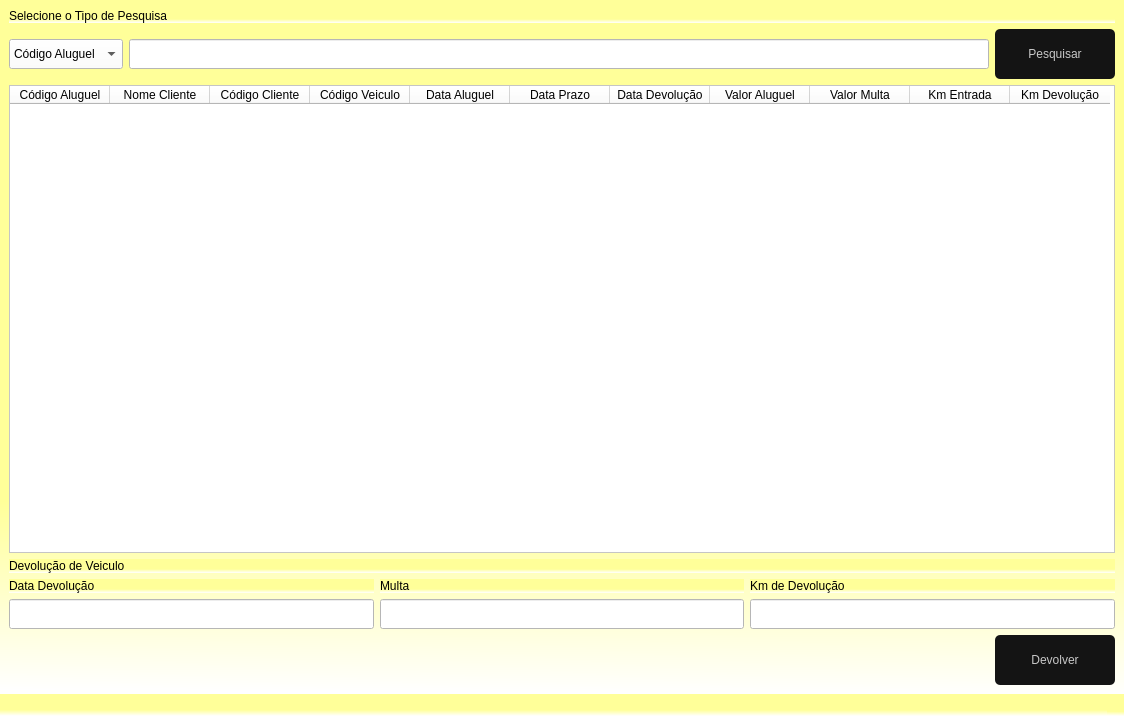
<?xml version="1.0" encoding="UTF-8"?>
<ui version="4.0">
 <class>FrmPesqAluguel</class>
 <widget class="QMainWindow" name="FrmPesqAluguel">
  <property name="geometry">
   <rect>
    <x>0</x>
    <y>0</y>
    <width>1124</width>
    <height>716</height>
   </rect>
  </property>
  <property name="sizePolicy">
   <sizepolicy hsizetype="Expanding" vsizetype="Expanding">
    <horstretch>0</horstretch>
    <verstretch>0</verstretch>
   </sizepolicy>
  </property>
  <property name="minimumSize">
   <size>
    <width>1124</width>
    <height>716</height>
   </size>
  </property>
  <property name="windowTitle">
   <string>Lista de Alugueis</string>
  </property>
  <property name="windowIcon">
   <iconset>
    <normaloff>../../Imagens/Lista_aluguel_preto.png</normaloff>../../Imagens/Lista_aluguel_preto.png</iconset>
  </property>
  <property name="toolTip">
   <string>&lt;html&gt;&lt;head/&gt;&lt;body&gt;&lt;p&gt;FrmPesqAluguel&lt;/p&gt;&lt;/body&gt;&lt;/html&gt;</string>
  </property>
  <property name="styleSheet">
   <string notr="true">background-color: qlineargradient(spread:pad, x1:0.508, y1:0.727, x2:0.505, y2:1, stop:0 rgba(255, 255, 153, 255), stop:1 rgba(255, 255, 255, 255))</string>
  </property>
  <widget class="QWidget" name="centralwidget">
   <layout class="QGridLayout" name="gridLayout">
    <item row="0" column="0">
     <layout class="QVBoxLayout" name="verticalLayout">
      <item>
       <widget class="QLabel" name="label_5">
        <property name="text">
         <string>Selecione o Tipo de Pesquisa</string>
        </property>
       </widget>
      </item>
      <item>
       <layout class="QHBoxLayout" name="horizontalLayout">
        <item>
         <widget class="QComboBox" name="cbPesquisa">
          <property name="minimumSize">
           <size>
            <width>0</width>
            <height>30</height>
           </size>
          </property>
          <property name="cursor">
           <cursorShape>PointingHandCursor</cursorShape>
          </property>
          <property name="styleSheet">
           <string notr="true">background-color: rgb(255, 255, 255);</string>
          </property>
          <item>
           <property name="text">
            <string>Código Aluguel</string>
           </property>
          </item>
          <item>
           <property name="text">
            <string>Código Cliente</string>
           </property>
          </item>
          <item>
           <property name="text">
            <string>Código Veículo</string>
           </property>
          </item>
          <item>
           <property name="text">
            <string>Nome Cliente</string>
           </property>
          </item>
         </widget>
        </item>
        <item>
         <widget class="QLineEdit" name="edtPesquisa">
          <property name="minimumSize">
           <size>
            <width>0</width>
            <height>30</height>
           </size>
          </property>
          <property name="styleSheet">
           <string notr="true">background-color: rgb(255, 255, 255);</string>
          </property>
         </widget>
        </item>
        <item>
         <widget class="QPushButton" name="btnPesquisa">
          <property name="minimumSize">
           <size>
            <width>120</width>
            <height>50</height>
           </size>
          </property>
          <property name="cursor">
           <cursorShape>PointingHandCursor</cursorShape>
          </property>
          <property name="styleSheet">
           <string notr="true">QPushButton{
border-radius: 5px;
background-color: rgb(20,20,20);
color:rgb(200,200,200);
font: 87 12pt &quot;Arial&quot;;
}

QPushButton:hover{ 
background-color:rgb(0, 0, 0);
color: rbg(200,200,200)
}

QPushButton:pressed{
background-color:rgb(0,0,30);
color:rbg(200,200,200)
}

</string>
          </property>
          <property name="text">
           <string>Pesquisar</string>
          </property>
          <property name="icon">
           <iconset>
            <normaloff>D:/Faculdade/projeto integrador 6/Projeto_Integrador_6-main/Projeto_Integrador_6-main/Imagens/Pesquisar.png</normaloff>D:/Faculdade/projeto integrador 6/Projeto_Integrador_6-main/Projeto_Integrador_6-main/Imagens/Pesquisar.png</iconset>
          </property>
          <property name="iconSize">
           <size>
            <width>30</width>
            <height>30</height>
           </size>
          </property>
         </widget>
        </item>
       </layout>
      </item>
      <item>
       <widget class="QTableWidget" name="tableWidget_2">
        <property name="styleSheet">
         <string notr="true">font: 87 10pt &quot;Arial&quot;;
background-color: rgb(255, 255, 255);
alternate-background-color: rgb(255, 255, 255);</string>
        </property>
        <column>
         <property name="text">
          <string>Código Aluguel</string>
         </property>
         <property name="textAlignment">
          <set>AlignCenter</set>
         </property>
        </column>
        <column>
         <property name="text">
          <string>Nome Cliente</string>
         </property>
         <property name="textAlignment">
          <set>AlignCenter</set>
         </property>
        </column>
        <column>
         <property name="text">
          <string>Código Cliente</string>
         </property>
         <property name="textAlignment">
          <set>AlignCenter</set>
         </property>
        </column>
        <column>
         <property name="text">
          <string>Código Veiculo</string>
         </property>
         <property name="textAlignment">
          <set>AlignCenter</set>
         </property>
        </column>
        <column>
         <property name="text">
          <string>Data Aluguel</string>
         </property>
         <property name="textAlignment">
          <set>AlignCenter</set>
         </property>
        </column>
        <column>
         <property name="text">
          <string>Data Prazo</string>
         </property>
         <property name="textAlignment">
          <set>AlignCenter</set>
         </property>
        </column>
        <column>
         <property name="text">
          <string>Data Devolução</string>
         </property>
         <property name="textAlignment">
          <set>AlignCenter</set>
         </property>
        </column>
        <column>
         <property name="text">
          <string>Valor Aluguel</string>
         </property>
         <property name="textAlignment">
          <set>AlignCenter</set>
         </property>
        </column>
        <column>
         <property name="text">
          <string>Valor Multa</string>
         </property>
         <property name="textAlignment">
          <set>AlignCenter</set>
         </property>
        </column>
        <column>
         <property name="text">
          <string>Km Entrada</string>
         </property>
         <property name="textAlignment">
          <set>AlignCenter</set>
         </property>
        </column>
        <column>
         <property name="text">
          <string>Km Devolução</string>
         </property>
         <property name="textAlignment">
          <set>AlignCenter</set>
         </property>
        </column>
       </widget>
      </item>
     </layout>
    </item>
    <item row="1" column="0">
     <layout class="QVBoxLayout" name="verticalLayout_2">
      <item>
       <widget class="QLabel" name="label_4">
        <property name="text">
         <string>Devolução de Veiculo</string>
        </property>
       </widget>
      </item>
      <item>
       <layout class="QHBoxLayout" name="horizontalLayout_2">
        <item>
         <widget class="QLabel" name="label">
          <property name="sizePolicy">
           <sizepolicy hsizetype="Preferred" vsizetype="Preferred">
            <horstretch>0</horstretch>
            <verstretch>0</verstretch>
           </sizepolicy>
          </property>
          <property name="text">
           <string>Data Devolução</string>
          </property>
         </widget>
        </item>
        <item>
         <widget class="QLabel" name="label_2">
          <property name="text">
           <string>Multa</string>
          </property>
         </widget>
        </item>
        <item>
         <widget class="QLabel" name="label_3">
          <property name="text">
           <string>Km de Devolução</string>
          </property>
         </widget>
        </item>
       </layout>
      </item>
      <item>
       <layout class="QHBoxLayout" name="horizontalLayout_3">
        <item>
         <widget class="QLineEdit" name="edtDevolucao">
          <property name="minimumSize">
           <size>
            <width>0</width>
            <height>30</height>
           </size>
          </property>
          <property name="styleSheet">
           <string notr="true">background-color: rgb(255, 255, 255);</string>
          </property>
         </widget>
        </item>
        <item>
         <widget class="QLineEdit" name="edtMulta">
          <property name="minimumSize">
           <size>
            <width>0</width>
            <height>30</height>
           </size>
          </property>
          <property name="styleSheet">
           <string notr="true">background-color: rgb(255, 255, 255);</string>
          </property>
         </widget>
        </item>
        <item>
         <widget class="QLineEdit" name="edtSaida">
          <property name="minimumSize">
           <size>
            <width>0</width>
            <height>30</height>
           </size>
          </property>
          <property name="styleSheet">
           <string notr="true">background-color: rgb(255, 255, 255);</string>
          </property>
         </widget>
        </item>
       </layout>
      </item>
      <item alignment="Qt::AlignRight">
       <widget class="QPushButton" name="btnDevolver">
        <property name="minimumSize">
         <size>
          <width>120</width>
          <height>50</height>
         </size>
        </property>
        <property name="maximumSize">
         <size>
          <width>120</width>
          <height>50</height>
         </size>
        </property>
        <property name="cursor">
         <cursorShape>PointingHandCursor</cursorShape>
        </property>
        <property name="styleSheet">
         <string notr="true">QPushButton{
border-radius: 5px;
background-color: rgb(20,20,20);
color:rgb(200,200,200);
font: 87 12pt &quot;Arial&quot;;
}

QPushButton:hover{ 
background-color:rgb(0,0, 0);
color: rbg(200,200,200)
}

QPushButton:pressed{
background-color:rgb(0,0,30);
color:rbg(200,200,200)
}
</string>
        </property>
        <property name="text">
         <string>Devolver</string>
        </property>
        <property name="icon">
         <iconset>
          <normaloff>D:/Faculdade/projeto integrador 6/Projeto_Integrador_6-main/Projeto_Integrador_6-main/Imagens/Devolver.png</normaloff>D:/Faculdade/projeto integrador 6/Projeto_Integrador_6-main/Projeto_Integrador_6-main/Imagens/Devolver.png</iconset>
        </property>
        <property name="iconSize">
         <size>
          <width>30</width>
          <height>30</height>
         </size>
        </property>
       </widget>
      </item>
     </layout>
    </item>
   </layout>
  </widget>
  <widget class="QStatusBar" name="statusbar"/>
 </widget>
 <resources/>
 <connections/>
</ui>
